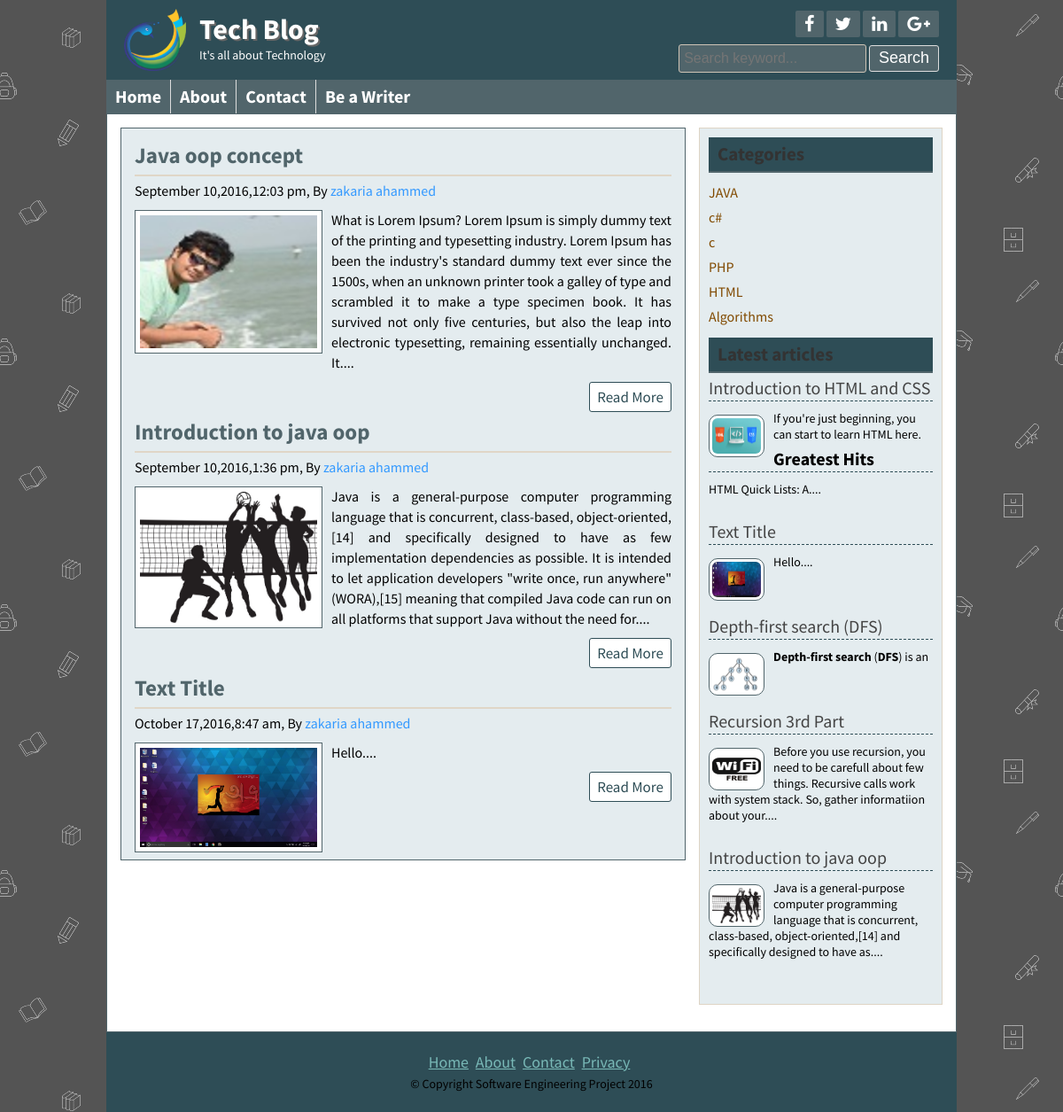
/posts.php?catid=1, run on the app's committed database.
### tables this page shows
CREATE TABLE IF NOT EXISTS `tbl_post` (
  `id` int(2) NOT NULL AUTO_INCREMENT,
  `title` varchar(50) NOT NULL,
  `image` varchar(255) NOT NULL,
  `body` text NOT NULL,
  `date` timestamp NOT NULL DEFAULT CURRENT_TIMESTAMP,
  `cat_id` int(2) NOT NULL,
  `tag` varchar(255) NOT NULL,
  `admin_id` int(2) NOT NULL,
  PRIMARY KEY (`id`),
  KEY `cat_id` (`cat_id`),
  KEY `tag_id` (`tag`),
  KEY `author_id` (`admin_id`)
);

CREATE TABLE IF NOT EXISTS `tbl_category` (
  `cat_id` int(2) NOT NULL AUTO_INCREMENT,
  `cat_name` varchar(55) NOT NULL,
  PRIMARY KEY (`cat_id`)
);

### lib/Database.php (called while the page is built, shortened)
<?php
Class Database{
	public $host   = DB_HOST;
	public $user   = DB_USER;
	public $pass   = DB_PASS;
	public $dbname = DB_NAME;
	public $link;
	private function connectDB(){
	$this->link = new mysqli($this->host, $this->user, $this->pass, $this->dbname);
 }
	public function select($query){
		$result = $this->link->query($query) or die($this->link->error.__LINE__);
		if($result->num_rows > 0){
			return $result;
		} else {
			return false;
		}
	}
}

### helpers/Format.php (called while the page is built, shortened)
<?php
class Format
{
	public function format_date($date)
	{
		return date('F j,Y,g:i a',strtotime($date));
	}
	public function textShortent($text,$limit=400)
	{
		$text=substr($text, 0 , $limit);
		$text=substr($text, 0 ,strrpos($text, ' '));
		$text=$text."....";
		return $text;
	}
}
?>

### posts.php (the view)
<?php include 'inc\header.php';?>
	<div class="contentsection contemplete clear">
		<div class="maincontent clear">
		<?php
			if (isset($_GET['catid'])) {
			$id=$_GET['catid'];
			}else{
			header("location:404.php");
		}
			$query=("SELECT * ,tbl_admins.admin_name
					 FROM tbl_post
					 inner join tbl_admins
					 on tbl_admins.admin_id=tbl_post.admin_id  and cat_id=$id");
			$post=$db->select($query);
			if ($post) {
				while ($result=$post->fetch_assoc()){
		?>
			<div class="samepost clear">
				<h2><a href="post.php?id=<?php echo $result['id'] ?>"><?php echo $result['title'] ?></a></h2>
				<h4><?php echo $fm->format_date($result['date'] )?>, By <a href="#"><?php echo $result['admin_name'] ?></a></h4>
				 <a href="post.php?id=<?php echo $result['id'] ?>"><img src="admin/<?php echo$result['image']?>" alt="post image"/></a>
				<p>
					<?php echo $fm->textShortent($result['body'] )?>
				</p>
				<div class="readmore clear">
					<a href="post.php?id=<?php echo $result['id'] ?>">Read More</a>
				</div>
			</div>
			<?php
				}
			}else{
				header("location:404.php");
			}
			?>
		</div>
<?php include 'inc\sidebar.php';?>
<?php include 'inc\footer.php';?>

### inc/sidebar.php
<div class="sidebar clear">
	<div class="samesidebar clear">
		<h2>Categories</h2>
		<?php
			$query=("SELECT * FROM tbl_category");
			$post=$db->select($query);
			if ($post) {
				while ($result=$post->fetch_assoc()){
		?>
			<ul>
				<li><a href="posts.php?catid=<?php echo $result['cat_id'] ?>"><?php echo $result['cat_name'] ?></a></li>
			</ul>
			<?php
				}
			}else{
				echo "No category Found!!";
			}
		?>
	</div>
	<div class="samesidebar clear">
		<h2>Latest articles</h2>
		<?php
			$query=("SELECT * FROM tbl_post order by id desc limit 5");
			$post=$db->select($query);
			if ($post) {
				while ($result=$post->fetch_assoc()){
		?>
			<div class="popular clear">
				<h3><a href="post.php?id=<?php echo $result['id'] ?>"><?php echo $result['title'] ?></a></h3>
				<a href="post.php?id=<?php echo $result['id'] ?>"><img src="admin/<?php echo$result['image']?>" alt="post image"/></a>
				<p><?php echo $fm->textShortent($result['body'],150) ?></p>
			</div>
			<?php
				}
			}else{
				echo "No Latest post Found!!";
			}
		?>
	</div>
</div>

### style.css (style rules this page uses)
* { margin:0;padding:0;outline:0 }
body { font-family: 'Source Sans Pro', sans-serif;font-size:14px;line-height:18px;color:#000;background:url(images/school.png)repeat fixed 0 0 #fff; }
.contemplete { margin: 0 auto; width: 928px; }
.clear { overflow:hidden; }
.contentsection { background: #ffffff none repeat scroll 0 0; border: 1px solid #51656b; padding: 15px; }
.maincontent { background: #e4ecef none repeat scroll 0 0; border: 1px solid #51656b; float: left; margin: 0 15px 15px 0; padding: 8px 15px; width: 606px; }
.samepost { font-weight: normal; font-size: 16px; line-height: 24px; text-align: justify; }
.samepost h2, .about h2 { border-bottom: 2px solid #e0d6c7; color: #51656b; font-size: 25px; margin-bottom: 4px; padding: 10px 10px 10px 0; }
.samepost h2 a { color: #51656b; text-decoration: none; }
.samepost h4,.about h4 { font-weight: normal; margin-bottom: 10px; margin-top: 0; }
.samepost h4 a, .about h4 a { text-decoration:none;color:#3399FF; }
.samepost img { background: #fff none repeat scroll 0 0; border: 1px solid #51656b; float: left; margin-right: 10px; padding: 5px; width: 200px; }
.samepost p { font-size: 16px; line-height: 23px; text-align: justify; }
.readmore { float: right; margin-top: 10px; }
.readmore a { background: #fff none repeat scroll 0 0; border: 1px solid #2e4d56; border-radius: 3px; color: #2e4d56; display: block; font-size: 17px; padding: 4px 8px; text-decoration: none; }
.sidebar { background: #e4ecef none repeat scroll 0 0; border: 1px solid #ded4c5; float: right; margin-bottom: 15px; margin-top: 0; padding: 10px; width: 253px; }
.samesidebar { margin-bottom: 10px; }
.samesidebar h2 { background: #2e4d56 none repeat scroll 0 0; border-bottom: 2px solid #51656b; color: #333; margin-bottom: 8px; padding: 10px; }
.samesidebar ul { padding:0;margin:0;list-style:none; }
.samesidebar ul li { border-bottom: 1px dashed #e9c05c; font-size: 16px; padding: 5px 8px 5px 0; }
.samesidebar ul li:last-child { border-bottom: 0px dashed #e9c05c; }
.samesidebar ul li a { color: #814a00; text-decoration: none; }
.samesidebar p { margin-bottom: 10px; }
.popular { margin-bottom: 20px; }
.popular h3 { border-bottom: 1px dashed #2e4d56; font-size: 20px; font-weight: normal; margin-bottom: 10px; padding-bottom: 5px; }
.popular h3 a { text-decoration:none;color:#444 }
.popular img { background: #fff none repeat scroll 0 0; border: 1px solid #51656b; border-radius: 10px; float: left; height: 40px; margin-right: 10px; margin-top: 5px; padding: 3px; width: 55px; }

### lessframework4.css (style rules this page uses)
.contemplete { width: 928px; margin: 0 auto; }
.maincontent { width: 606px; }
.sidebar { width: 253px; }
body { font-size:14px;line-height:18px }
.samepost h2 { font-size: 25px; }
.samepost { font-size: 16px; line-height: 24px; }
.samepost img { width: 200px;padding: 5px; }
.samepost p { font-size: 16px;line-height: 23px; }
.readmore a { font-size: 17px;padding: 4px 8px; }
.samesidebar h2 { padding: 10px; }
.samesidebar ul li { font-size: 16px; }
.popular h3 { font-size: 20px; }
.popular { margin-bottom: 20px; }
.popular img { height: 40px;margin-top: 5px; margin-right: 10px; padding: 3px; width: 55px; }

### data on the page
tbl_post: title "Java oop concept", date "September 10,2016,12:03 pm", admin.admin_name "zakaria ahammed", image (picture), body "What is Lorem Ipsum? Lorem Ipsum is simply dummy text of the printing and typesetting industry. Lorem Ipsum has been the industry's standard dummy text ever since the 1500s, when an unknown printer took a galley of type and scrambled it to make a type specimen book. It has survived not only five centuries, but also the leap into electronic typesetting, remaining essentially unchanged. It...."
tbl_post: title "Introduction to java oop", date "September 10,2016,1:36 pm", admin.admin_name "zakaria ahammed", image (picture), body "Java is a general-purpose computer programming language that is concurrent, class-based, object-oriented,[14] and specifically designed to have as few implementation dependencies as possible. It is intended to let application developers \"write once, run anywhere\" (WORA),[15] meaning that compiled Java code can run on all platforms that support Java without the need for....", body "Java is a general-purpose computer programming language that is concurrent, class-based, object-oriented,[14] and specifically designed to have as...."
tbl_post: title "Text Title", date "October 17,2016,8:47 am", admin.admin_name "zakaria ahammed", image (picture), body "Hello...."
tbl_category: cat_name "JAVA"
tbl_category: cat_name "c#"
tbl_category: cat_name "c"
tbl_category: cat_name "PHP"
tbl_category: cat_name "HTML"
tbl_category: cat_name "Algorithms"
tbl_post: title "Introduction to HTML and CSS", image (picture), body "If you're just beginning, you can start to learn HTML here. Greatest Hits HTML Quick Lists: A...."
tbl_post: title "Depth-first search (DFS)", image (picture), body "Depth-first search ( DFS ) is an"
tbl_post: title "Recursion 3rd Part", image (picture), body "Before you use recursion, you need to be carefull about few things. Recursive calls work with system stack. So, gather informatiion about your...."
